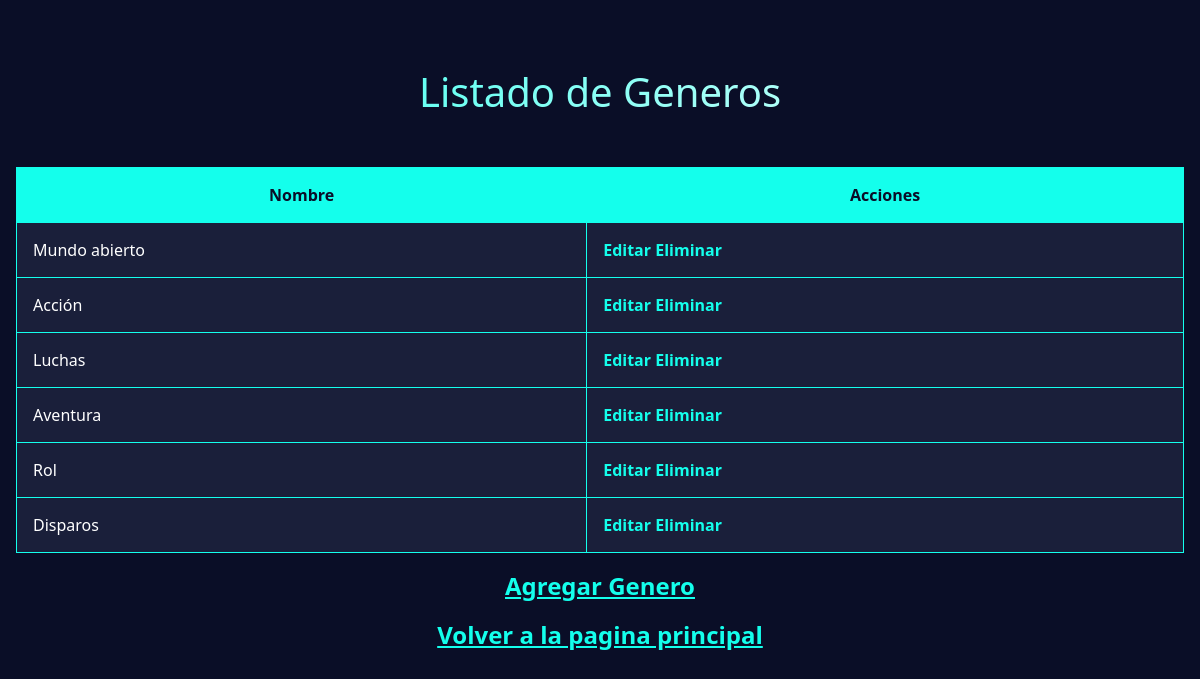
The app's page /genre_list/, older data.
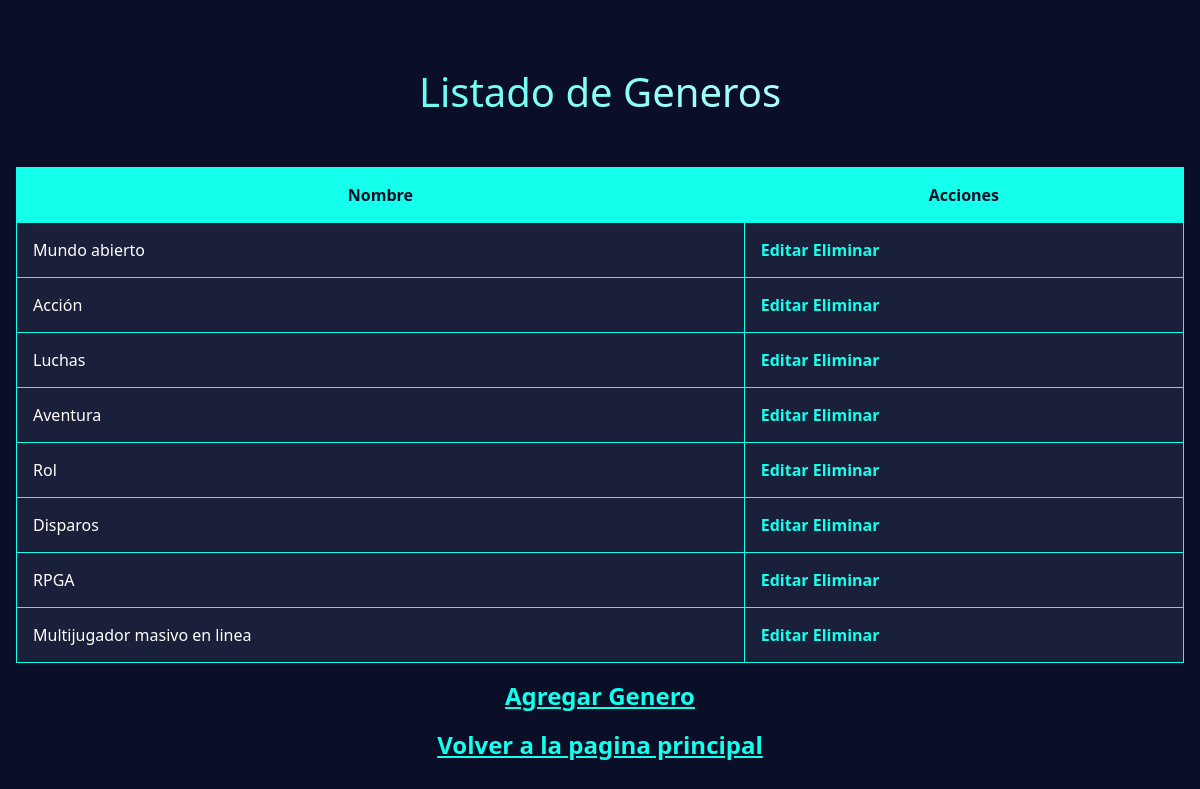
The same page, newer data.
### catalog/models.py (models this page shows, shortened)
class Genero(models.Model):
    nombre = models.CharField(max_length=100)

### catalog/views.py (the view)
# urls.py: path('genre_list/', views.genre_list, name='genre_list'),
def genre_list(request):
    genres = Genero.objects.all()
    return render(request, 'genres/genre_list.html', {
        'genres': genres
    })

### catalog/templates/genres/genre_list.html (shortened to what this page needs)
{% extends 'base.html' %}
{% block content %}
<section class="list_section">
    <h1>Listado de Generos</h1>
    <div class="table_container">
        <table>
            <thead>
                <tr>
                    <th>Nombre</th>
                    <th>Acciones</th>
                </tr>
            </thead>
            <tbody>
                {% for genre in genres %}
                    <tr>
                        <td>{{ genre.nombre }}</td>
                        <td>
                            <a href="{% url 'update_genre' genre.id %}">Editar</a>
                            <a href="{% url 'delete_genre' genre.id %}">Eliminar</a>
                        </td>
                    </tr>
                {% endfor %}
            </tbody>
        </table>
    </div>
    <a href="{% url 'new_genre' %}">Agregar Genero</a>
    <a href="/">Volver a la pagina principal</a>
</section>
{% endblock %}

### catalog/templates/base.html (shortened to what this page needs)
<!DOCTYPE html>
<html lang="es">
<head>
</head>
<body>
    {% block content %}{% endblock %}
</body>
</html>

### catalog/templates/base.html (style rules this page uses)
* { box-sizing: border-box; margin: 0; padding: 0; }
body { font-family: system-ui, -apple-system, BlinkMacSystemFont, 'Segoe UI', Roboto, Oxygen, Ubuntu, Cantarell, 'Open Sans', 'Helvetica Neue', sans-serif; background-color: #0a0e27; color: #ffffff; }
.table_container { overflow-x: auto; }
.list_section { max-width: 1440px; margin: 0 auto; padding: 4rem 1rem; }
.list_section h1 { font-size: 2.5rem; margin-bottom: 3rem; text-align: center; background: linear-gradient(135deg, #14ffec, #ffffff); font-weight: 400; background-clip: text; color: transparent; }
.list_section > a { display: block; color: #14ffec; text-decoration: underline; font-weight: 600; margin-top: 1rem; text-align: center; font-size: 1.5rem; }
.list_section table, .list_section table th, .list_section table td { border: 1px solid #14ffec; border-collapse: collapse; }
.list_section table { width: 100%; }
.list_section table th, .list_section table td { padding: 1rem; }
.list_section table th { background-color: #14ffec; color: #0a0e27; }
.list_section table td { background-color: #1a1f3a; color: #ffffff; }
.list_section table td a { color: #14ffec; text-decoration: none; font-weight: 600; }

Row changes from the older to the newer data that the page shows:
added Genero: nombre "RPGA"
added Genero: nombre "Multijugador masivo en linea"
